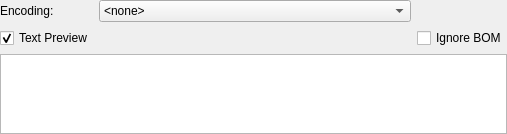
<?xml version="1.0" encoding="UTF-8"?>
<ui version="4.0">
 <class>frSelectEncoding</class>
 <widget class="QWidget" name="frSelectEncoding">
  <property name="geometry">
   <rect>
    <x>0</x>
    <y>0</y>
    <width>507</width>
    <height>130</height>
   </rect>
  </property>
  <property name="sizePolicy">
   <sizepolicy hsizetype="Expanding" vsizetype="Fixed">
    <horstretch>0</horstretch>
    <verstretch>0</verstretch>
   </sizepolicy>
  </property>
  <layout class="QGridLayout" name="gridLayout">
   <property name="margin">
    <number>0</number>
   </property>
   <item row="0" column="0">
    <widget class="QLabel" name="label">
     <property name="sizePolicy">
      <sizepolicy hsizetype="Minimum" vsizetype="Minimum">
       <horstretch>0</horstretch>
       <verstretch>0</verstretch>
      </sizepolicy>
     </property>
     <property name="text">
      <string>Encoding:</string>
     </property>
     <property name="textFormat">
      <enum>Qt::AutoText</enum>
     </property>
     <property name="alignment">
      <set>Qt::AlignLeading|Qt::AlignLeft|Qt::AlignVCenter</set>
     </property>
    </widget>
   </item>
   <item row="0" column="1">
    <widget class="QComboBox" name="cbEncoding">
     <property name="sizePolicy">
      <sizepolicy hsizetype="Expanding" vsizetype="Fixed">
       <horstretch>0</horstretch>
       <verstretch>0</verstretch>
      </sizepolicy>
     </property>
     <property name="toolTip">
      <string>Encoding used in the absence of BOM</string>
     </property>
     <item>
      <property name="text">
       <string>&lt;none&gt;</string>
      </property>
     </item>
     <item>
      <property name="text">
       <string notr="true">System</string>
      </property>
     </item>
     <item>
      <property name="text">
       <string notr="true">Apple Roman</string>
      </property>
     </item>
     <item>
      <property name="text">
       <string notr="true">Big5</string>
      </property>
     </item>
     <item>
      <property name="text">
       <string notr="true">Big5-HKSCS</string>
      </property>
     </item>
     <item>
      <property name="text">
       <string notr="true">CP949</string>
      </property>
     </item>
     <item>
      <property name="text">
       <string notr="true">EUC-JP</string>
      </property>
     </item>
     <item>
      <property name="text">
       <string notr="true">EUC-KR</string>
      </property>
     </item>
     <item>
      <property name="text">
       <string notr="true">GB18030-0</string>
      </property>
     </item>
     <item>
      <property name="text">
       <string notr="true">IBM 850</string>
      </property>
     </item>
     <item>
      <property name="text">
       <string notr="true">IBM 866</string>
      </property>
     </item>
     <item>
      <property name="text">
       <string notr="true">IBM 874</string>
      </property>
     </item>
     <item>
      <property name="text">
       <string notr="true">ISO 2022-JP</string>
      </property>
     </item>
     <item>
      <property name="text">
       <string notr="true">ISO 8859-1</string>
      </property>
     </item>
     <item>
      <property name="text">
       <string notr="true">ISO 8859-2</string>
      </property>
     </item>
     <item>
      <property name="text">
       <string notr="true">ISO 8859-3</string>
      </property>
     </item>
     <item>
      <property name="text">
       <string notr="true">ISO 8859-4</string>
      </property>
     </item>
     <item>
      <property name="text">
       <string notr="true">ISO 8859-5</string>
      </property>
     </item>
     <item>
      <property name="text">
       <string notr="true">ISO 8859-6</string>
      </property>
     </item>
     <item>
      <property name="text">
       <string notr="true">ISO 8859-7</string>
      </property>
     </item>
     <item>
      <property name="text">
       <string notr="true">ISO 8859-8</string>
      </property>
     </item>
     <item>
      <property name="text">
       <string notr="true">ISO 8859-9</string>
      </property>
     </item>
     <item>
      <property name="text">
       <string notr="true">ISO 8859-10</string>
      </property>
     </item>
     <item>
      <property name="text">
       <string notr="true">ISO 8859-13</string>
      </property>
     </item>
     <item>
      <property name="text">
       <string notr="true">ISO 8859-14</string>
      </property>
     </item>
     <item>
      <property name="text">
       <string notr="true">ISO 8859-15</string>
      </property>
     </item>
     <item>
      <property name="text">
       <string notr="true">ISO 8859-16</string>
      </property>
     </item>
     <item>
      <property name="text">
       <string notr="true">Iscii-Bng</string>
      </property>
     </item>
     <item>
      <property name="text">
       <string notr="true">Iscii-Dev</string>
      </property>
     </item>
     <item>
      <property name="text">
       <string notr="true">Iscii-Gjr</string>
      </property>
     </item>
     <item>
      <property name="text">
       <string notr="true">Iscii-Knd</string>
      </property>
     </item>
     <item>
      <property name="text">
       <string notr="true">Iscii-Mlm</string>
      </property>
     </item>
     <item>
      <property name="text">
       <string notr="true">Iscii-Ori</string>
      </property>
     </item>
     <item>
      <property name="text">
       <string notr="true">Iscii-Pnj</string>
      </property>
     </item>
     <item>
      <property name="text">
       <string notr="true">Iscii-Tlg</string>
      </property>
     </item>
     <item>
      <property name="text">
       <string notr="true">Iscii-Tml</string>
      </property>
     </item>
     <item>
      <property name="text">
       <string notr="true">JIS X 0201</string>
      </property>
     </item>
     <item>
      <property name="text">
       <string notr="true">JIS X 0208</string>
      </property>
     </item>
     <item>
      <property name="text">
       <string notr="true">KOI8-R</string>
      </property>
     </item>
     <item>
      <property name="text">
       <string notr="true">KOI8-U</string>
      </property>
     </item>
     <item>
      <property name="text">
       <string notr="true">MuleLao-1</string>
      </property>
     </item>
     <item>
      <property name="text">
       <string notr="true">ROMAN8</string>
      </property>
     </item>
     <item>
      <property name="text">
       <string notr="true">Shift-JIS</string>
      </property>
     </item>
     <item>
      <property name="text">
       <string notr="true">TIS-620</string>
      </property>
     </item>
     <item>
      <property name="text">
       <string notr="true">TSCII</string>
      </property>
     </item>
     <item>
      <property name="text">
       <string notr="true">UTF-8</string>
      </property>
     </item>
     <item>
      <property name="text">
       <string notr="true">UTF-16</string>
      </property>
     </item>
     <item>
      <property name="text">
       <string notr="true">UTF-16BE</string>
      </property>
     </item>
     <item>
      <property name="text">
       <string notr="true">UTF-16LE</string>
      </property>
     </item>
     <item>
      <property name="text">
       <string notr="true">UTF-32</string>
      </property>
     </item>
     <item>
      <property name="text">
       <string notr="true">UTF-32BE</string>
      </property>
     </item>
     <item>
      <property name="text">
       <string notr="true">UTF-32LE</string>
      </property>
     </item>
     <item>
      <property name="text">
       <string notr="true">Windows-1250</string>
      </property>
     </item>
     <item>
      <property name="text">
       <string notr="true">Windows-1251</string>
      </property>
     </item>
     <item>
      <property name="text">
       <string notr="true">Windows-1252</string>
      </property>
     </item>
     <item>
      <property name="text">
       <string notr="true">Windows-1253</string>
      </property>
     </item>
     <item>
      <property name="text">
       <string notr="true">Windows-1254</string>
      </property>
     </item>
     <item>
      <property name="text">
       <string notr="true">Windows-1255</string>
      </property>
     </item>
     <item>
      <property name="text">
       <string notr="true">Windows-1256</string>
      </property>
     </item>
     <item>
      <property name="text">
       <string notr="true">Windows-1257</string>
      </property>
     </item>
     <item>
      <property name="text">
       <string notr="true">Windows-1258</string>
      </property>
     </item>
     <item>
      <property name="text">
       <string notr="true">WINSAMI2</string>
      </property>
     </item>
    </widget>
   </item>
   <item row="1" column="0">
    <widget class="QCheckBox" name="cbTextPreview">
     <property name="text">
      <string>Text Preview</string>
     </property>
     <property name="checked">
      <bool>true</bool>
     </property>
    </widget>
   </item>
   <item row="1" column="1">
    <widget class="QLabel" name="lblPreviewBOM">
     <property name="sizePolicy">
      <sizepolicy hsizetype="Minimum" vsizetype="Minimum">
       <horstretch>0</horstretch>
       <verstretch>0</verstretch>
      </sizepolicy>
     </property>
     <property name="toolTip">
      <string>BOM of selected file</string>
     </property>
     <property name="text">
      <string>&lt;none&gt;</string>
     </property>
    </widget>
   </item>
   <item row="1" column="2">
    <widget class="QCheckBox" name="cbIgnoreBOM">
     <property name="sizePolicy">
      <sizepolicy hsizetype="Minimum" vsizetype="Fixed">
       <horstretch>0</horstretch>
       <verstretch>0</verstretch>
      </sizepolicy>
     </property>
     <property name="text">
      <string>Ignore BOM</string>
     </property>
    </widget>
   </item>
   <item row="2" column="0" colspan="3">
    <widget class="QPlainTextEdit" name="ptePreview">
     <property name="sizePolicy">
      <sizepolicy hsizetype="Expanding" vsizetype="Ignored">
       <horstretch>0</horstretch>
       <verstretch>0</verstretch>
      </sizepolicy>
     </property>
     <property name="minimumSize">
      <size>
       <width>0</width>
       <height>80</height>
      </size>
     </property>
     <property name="undoRedoEnabled">
      <bool>false</bool>
     </property>
     <property name="lineWrapMode">
      <enum>QPlainTextEdit::NoWrap</enum>
     </property>
     <property name="readOnly">
      <bool>true</bool>
     </property>
    </widget>
   </item>
  </layout>
 </widget>
 <resources/>
 <connections/>
</ui>
